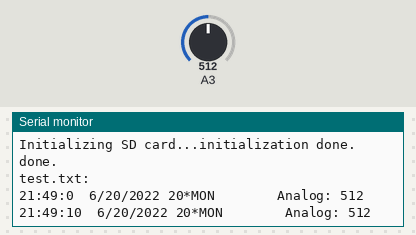
Bench run of a sketch on a simulated Arduino Uno, built with avr-gcc and run on an emulated ATmega328P. Shown: the last lines printed to the serial monitor. Inputs (shaded band) come from the test bench; at power-on: A3 = 512. The local clock reads 2024-03-15 10:24:30 at power-on unless the sketch sets it; storage starts empty.

Above: at 10.8 s.
10.9 s: A3 set to 716
At 20.7 s:
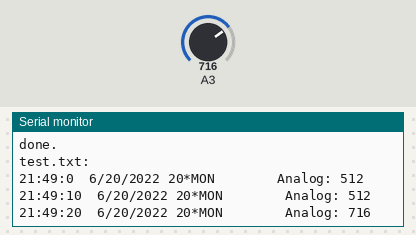
20.9 s: A3 set to 900
At 31.6 s:
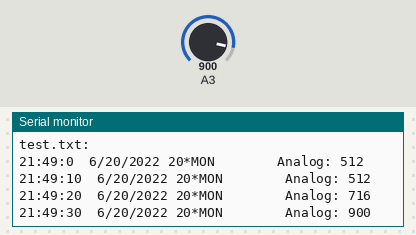
Timing chart, 0 to 33.1 s (numbered marks = the images above; inputs shaded):
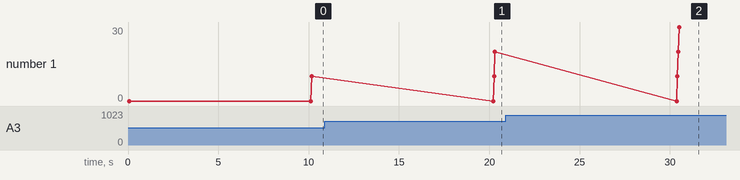

Measured:
- after the input at 10.9 s, the serial monitor: prints a new line after 9.4 s (image 1)
- after the input at 20.9 s, the serial monitor: prints a new line after 9.6 s (image 2)

The sketch:

main.ino
```cpp
#include <Wire.h>
#include "DS1307.h"
#include <SPI.h>
#include <SD.h>

File myFile;
DS1307 clock;//define a object of DS1307 class
float floatMap(float x, float in_min, float in_max, float out_min, float out_max) {
  return (x - in_min) * (out_max - out_min) / (in_max - in_min) + out_min;
}
void setup()
{
    Serial.begin(9600);
    clock.begin();
    clock.fillByYMD(2022,06,20);//Jan 19,2013
    clock.fillByHMS(21,49,00);//15:28 30"
    clock.fillDayOfWeek(MON);//Saturday
    clock.setTime();//write time to the RTC chip
}
void loop()
{

    sd();
    delay(10000);
}
    /*Function: Display time on the serial monitor*/

void sd (){
  Serial.print("Initializing SD card...");

  if (!SD.begin(4)) {
    Serial.println("initialization failed!");
    while (1);
  }
  Serial.println("initialization done.");

  // open the file. note that only one file can be open at a time,
  // so you have to close this one before opening another.
  myFile = SD.open("test.txt", FILE_WRITE);

  // if the file opened okay, write to it:
  if (myFile) {
    clock.getTime();
    myFile.print(clock.hour, DEC);
    myFile.print(":");
    myFile.print(clock.minute, DEC);
    myFile.print(":");
    myFile.print(clock.second, DEC);
    myFile.print("  ");
    myFile.print(clock.month, DEC);
    myFile.print("/");
    myFile.print(clock.dayOfMonth, DEC);
    myFile.print("/");
    myFile.print(clock.year+2000, DEC);
    myFile.print(" ");
    myFile.print(clock.dayOfMonth);
    myFile.print("*");
    switch (clock.dayOfWeek)// Friendly printout the weekday
    {
        case MON:
        myFile.print("MON");
        break;
        case TUE:
        myFile.print("TUE");
        break;
        case WED:
        myFile.print("WED");
        break;
        case THU:
        myFile.print("THU");
        break;
        case FRI:
        myFile.print("FRI");
        break;
        case SAT:
        myFile.print("SAT");
        break;
        case SUN:
        myFile.print("SUN");
        break;
    }
    int analogValue = analogRead(A3);
  // Rescale to potentiometer's voltage (from 0V to 3.3V):
    float voltage = floatMap(analogValue, 0, 1024, 0, 5);
    myFile.print("        Analog: ");
    myFile.print(analogValue);
    myFile.println("");
    myFile.close();
    Serial.println("done.");
  } else {
    // if the file didn't open, print an error:
    Serial.println("error opening test.txt");
  }

  // re-open the file for reading:
  myFile = SD.open("test.txt");
  if (myFile) {
    Serial.println("test.txt:");


    // read from the file until there's nothing else in it:
    while (myFile.available()) {
      Serial.write(myFile.read());
    }
    // close the file:
    myFile.close();
  } else {
    // if the file didn't open, print an error:
    Serial.println("error opening test.txt");
  }
}
```
